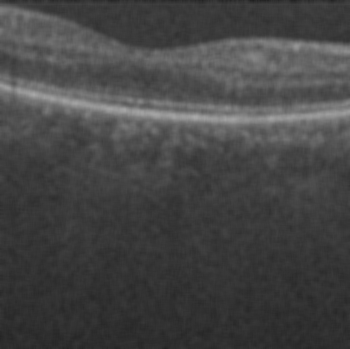
#> input picture retina2movingavg/172.bmp, 350 x 349 px
$ python cannyusingnms.py   (older library calls are emulated)
#> lines starting #> are read from the running program, lines starting #| are printed output that depends on the picture; after the words box and inside, x2 and y2 are one past the last pixel; in counts of white or black regions, pixels touching at a corner belong together; long printed decimals are rounded
#> further down, img is the input picture: shape (349, 350); min 32, max 169, mean 69
import numpy as np
import os
import cv2
import matplotlib.pyplot as plt
from scipy import ndimage
from scipy.signal import convolve2d


def gaussian_kernel(size, sigma):
    x, y = np.meshgrid(np.arange(-size // 2 + 1, size // 2 + 1),
                       np.arange(-size // 2 + 1, size // 2 + 1))
    kernel = np.exp(-((x ** 2 + y ** 2) / (2 * sigma ** 2)))
    return kernel / np.sum(kernel)


def sobel_filters(img):
    sobel_v = np.array([[-1, 0, 1],
                        [-2, 0, 2],
                        [-1, 0, 1]])

    sobel_h = np.array([[-1, -2, -1],
                        [0, 0, 0],
                        [1, 2, 1]])

    # sobel_x = cv2.Sobel(img, cv2.CV_8U, 1, 0, ksize=3)
    # sobel_y = cv2.Sobel(img, cv2.CV_8U, 0, 1, ksize=3)
    # edged_img = cv2.addWeighted(sobel_x, 0.5, sobel_y, 0.5, 0)

    vertical = ndimage.convolve(img, sobel_v)
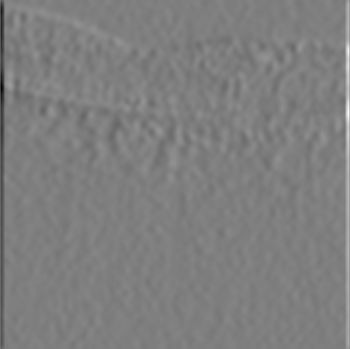
#> vertical: shape (349, 350) float64; min -152.8, max 153.8, mean 0; drawn with min black and max white
    horizontal = ndimage.convolve(img, sobel_h)
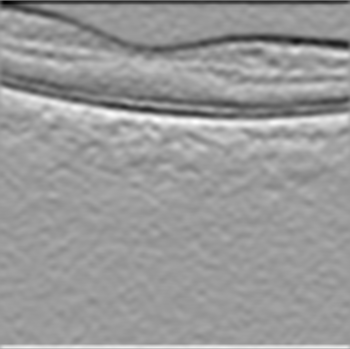
#> horizontal: shape (349, 350) float64; min -94.44, max 62.44, mean 0.1; drawn with min black and max white
    edged_img = np.sqrt(np.square(horizontal) + np.square(vertical))
    gradient_direction = np.arctan2(vertical, horizontal)
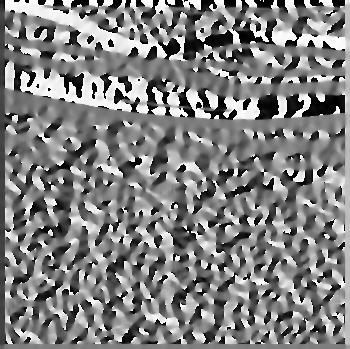
#> gradient_direction: shape (349, 350) float64; min -3.14, max 3.14, mean 0.0432; drawn with min black and max white

    return edged_img, gradient_direction


def non_max_suppression(img, theta):
    # Round the gradient direction to the nearest 45 degrees
    theta = np.rad2deg(theta)
    theta[theta < 0] += 180
    theta[theta < 22.5] = 0
#> theta: shape (349, 350) float64; min 0, max 180, mean 91.2
    theta[(theta >= 22.5) & (theta < 67.5)] = 45
    theta[(theta >= 67.5) & (theta < 112.5)] = 90
    theta[(theta >= 112.5) & (theta < 157.5)] = 135
    theta[theta >= 157.5] = 0
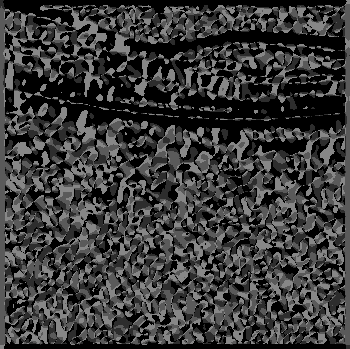
#> theta: shape (349, 350) float64; min 0, max 135, mean 57

    # Perform non-maximum suppression
    M, N = img.shape
#> M = 349; N = 350
    suppressed = np.zeros((M, N), dtype=np.float32)
    for i in range(1, M-1):
        for j in range(1, N-1):
            if theta[i, j] == 0:
                if (img[i, j] > img[i-1, j]) and (img[i, j] > img[i+1, j]):
                    suppressed[i, j] = img[i, j]
            elif theta[i, j] == 45:
                if (img[i, j] > img[i-1, j-1]) and (img[i, j] > img[i+1, j+1]):
                    suppressed[i, j] = img[i, j]
            elif theta[i, j] == 90:
                if (img[i, j] > img[i, j-1]) and (img[i, j] > img[i, j+1]):
                    suppressed[i, j] = img[i, j]
            elif theta[i, j] == 135:
                if (img[i, j] > img[i-1, j+1]) and (img[i, j] > img[i+1, j-1]):
                    suppressed[i, j] = img[i, j]
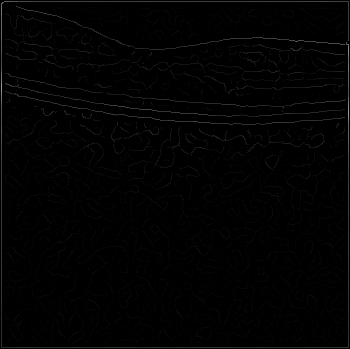
#> suppressed: shape (349, 350) float32; min 0, max 154.3, mean 2.4

    return suppressed


def hysteresis_thresholding(img, low_thresh_ratio=0.09, high_thresh_ratio=0.15):
#> called with low_thresh_ratio = 0.09, high_thresh_ratio = 0.15
    low_thresh = np.max(img) * low_thresh_ratio
#> low_thresh = 13.89
    print(low_thresh)
#| 13.889
    high_thresh = np.max(img) * high_thresh_ratio
#> high_thresh = 23.15
    print(high_thresh)
#| 23.148

    # Apply high and low thresholds
    strong_edges = img > high_thresh
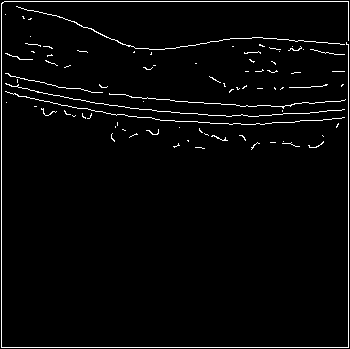
#> strong_edges: shape (349, 350) bool; 2.8% white in thin lines or dots
    weak_edges = (img >= low_thresh) & (img <= high_thresh)
#> weak_edges: shape (349, 350) bool; 1.3% white in thin lines or dots, all inside (x1, y1, x2, y2) = (5, 12, 345, 196)

    # Connect weak edges to strong edges
    M, N = img.shape
#> M = 349; N = 350
    for i in range(1, M-1):
        for j in range(1, N-1):
            if strong_edges[i, j]:
                weak_edges[i-1:i+2, j-1:j+2] = True
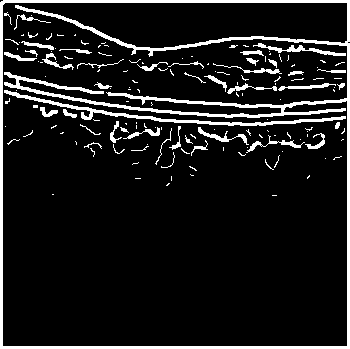
#> weak_edges: shape (349, 350) bool; 10.4% white; 154 white regions (110 under 20 px), largest, box (x1, y1, x2, y2) and area: (0, 0, 350, 349) 7632, (4, 90, 346, 126) 1188, (253, 43, 346, 56) 309

    return weak_edges


# Load the input image
img = cv2.imread('retina2movingavg/172.bmp', cv2.IMREAD_GRAYSCALE)


# Apply Gaussian smoothing
gaussian_kernel = gaussian_kernel(9, 3)
img_smooth = convolve2d(img, gaussian_kernel, mode="same")

# Detect edges using Sobel filters
edge_magnitude, theta = sobel_filters(img_smooth)

# Perform non-maximum suppression
suppressed_edges = non_max_suppression(edge_magnitude, theta)

# Apply hysteresis thresholding
edge_map = hysteresis_thresholding(suppressed_edges)


# Visualize the binary edge map
# Display the original image
plt.subplot(1, 4, 1)
plt.imshow(img, cmap='gray')
plt.title('Original')

# Display the smoothed image
plt.subplot(1, 4, 2)
plt.imshow(img_smooth, cmap='gray')
plt.title('Smoothed')

# Display the edges after non-maximum suppression
plt.subplot(1, 4, 3)
plt.imshow(edge_magnitude, cmap='gray')
plt.title('Edges after Sobel')

# Display the edges after non-maximum suppression
plt.subplot(1, 4, 4)
plt.imshow(edge_map, cmap='gray')
plt.title('final')
plt.show()

$ run again, with retina2movingavg/175.bmp copied over retina2movingavg/172.bmp
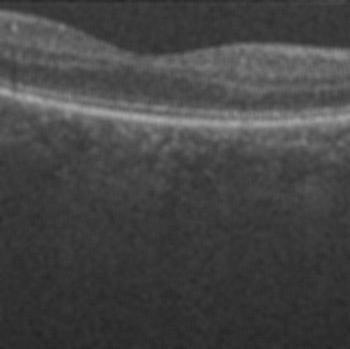
#> input picture retina2movingavg/175.bmp, 350 x 349 px
#> img is the input picture: shape (349, 350); min 34, max 168, mean 69
#> after the loop in non_max_suppression, `for i in range(1, M-1):`:
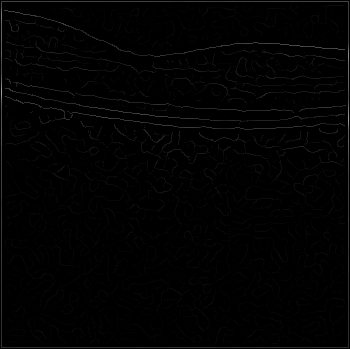
#> suppressed: shape (349, 350) float32; min 0, max 161.3, mean 2.4
#> low_thresh = 14.52
#| 14.517
#> high_thresh = 24.2
#| 24.195
#> strong_edges: shape (349, 350) bool; 2.8% white in thin lines or dots
#> after the loop in hysteresis_thresholding, `for i in range(1, M-1):`:
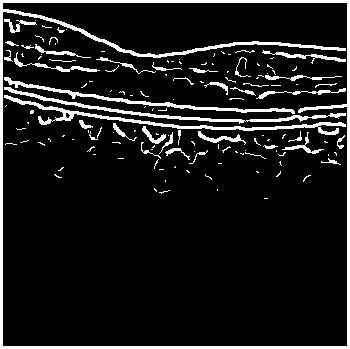
#> weak_edges: shape (349, 350) bool; 10.3% white; 141 white regions (99 under 20 px), largest, box (x1, y1, x2, y2) and area: (0, 0, 350, 349) 5510, (4, 95, 346, 135) 1387, (4, 87, 346, 124) 1108

$ run again, with retina2movingavg/176.bmp copied over retina2movingavg/172.bmp
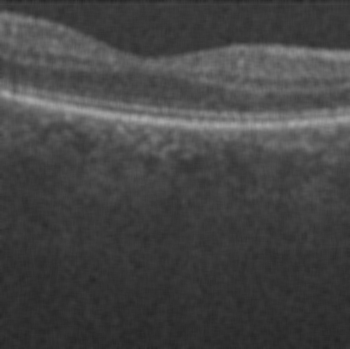
#> input picture retina2movingavg/176.bmp, 350 x 349 px
#> img is the input picture: shape (349, 350); min 37, max 168, mean 69
#> in non_max_suppression, `theta[theta >= 157.5] = 0`:
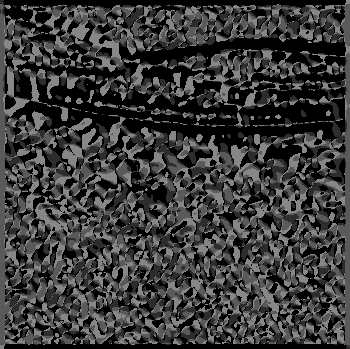
#> theta: shape (349, 350) float64; min 0, max 135, mean 57.5
#> low_thresh = 14.36
#| 14.356
#> high_thresh = 23.93
#| 23.926
#> strong_edges: shape (349, 350) bool; 2.9% white in thin lines or dots
#> after the loop in hysteresis_thresholding, `for i in range(1, M-1):`:
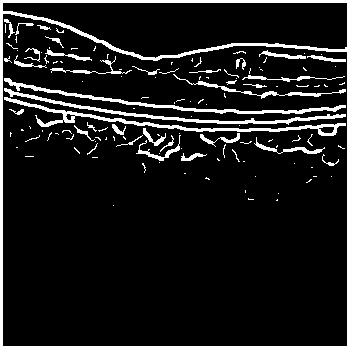
#> weak_edges: shape (349, 350) bool; 10.4% white; 132 white regions (94 under 20 px), largest, box (x1, y1, x2, y2) and area: (0, 0, 350, 349) 5362, (4, 97, 346, 136) 1405, (4, 78, 346, 114) 1165
